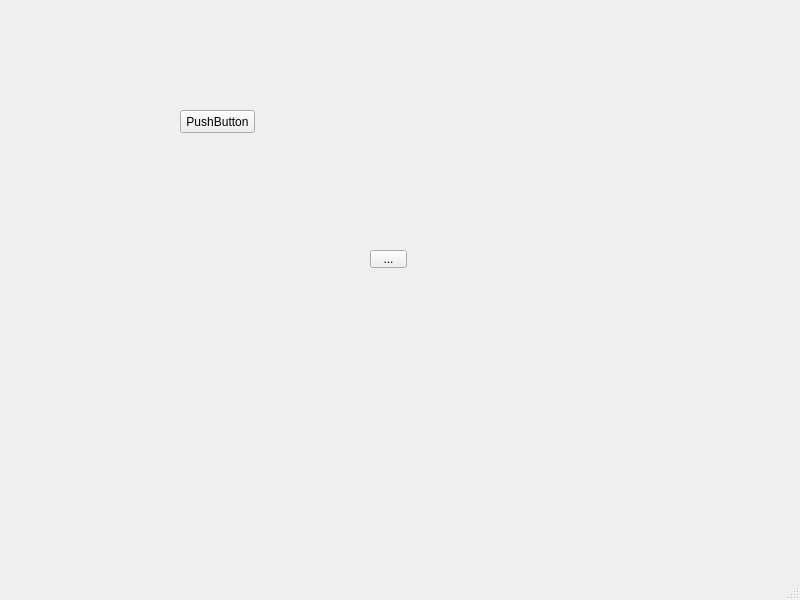
<?xml version="1.0" encoding="UTF-8"?>
<ui version="4.0">
 <class>MainWindow</class>
 <widget class="QMainWindow" name="MainWindow">
  <property name="geometry">
   <rect>
    <x>0</x>
    <y>0</y>
    <width>800</width>
    <height>600</height>
   </rect>
  </property>
  <property name="windowTitle">
   <string>MainWindow</string>
  </property>
  <widget class="QWidget" name="centralwidget">
   <widget class="QPushButton" name="pushButton">
    <property name="geometry">
     <rect>
      <x>180</x>
      <y>110</y>
      <width>75</width>
      <height>23</height>
     </rect>
    </property>
    <property name="text">
     <string>PushButton</string>
    </property>
   </widget>
   <widget class="QToolButton" name="toolButton">
    <property name="geometry">
     <rect>
      <x>370</x>
      <y>250</y>
      <width>37</width>
      <height>18</height>
     </rect>
    </property>
    <property name="text">
     <string>...</string>
    </property>
   </widget>
  </widget>
  <widget class="QMenuBar" name="menubar">
   <property name="geometry">
    <rect>
     <x>0</x>
     <y>0</y>
     <width>800</width>
     <height>23</height>
    </rect>
   </property>
  </widget>
  <widget class="QStatusBar" name="statusbar"/>
 </widget>
 <resources/>
 <connections/>
</ui>
